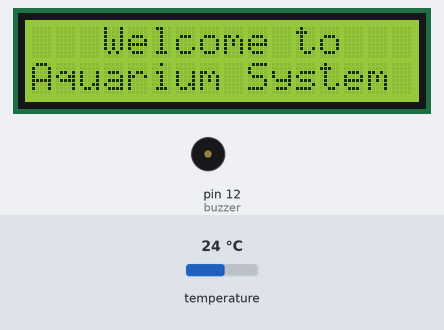
This sketch was run on a simulated Arduino Uno, built with avr-gcc and run on an emulated ATmega328P. Shown: 16×2 character LCD, buzzer (waves = sounding, pin HIGH). The test bench sets the inputs (shaded band); at power-on: temperature 24 °C. The modem accepts every AT command (registered, SIM ready, sends succeed) and sends nothing else; what the sketch prints to the serial monitor is not drawn.

Above: at 0.2 s.
At 3.3 s:
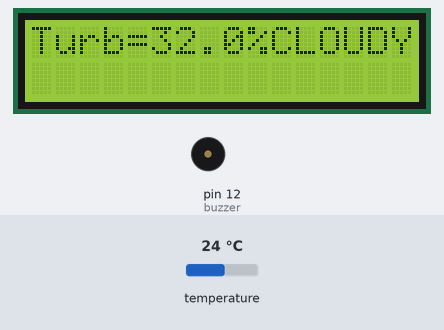
3.4 s: temperature set to 29.3 °C
At 6.6 s:
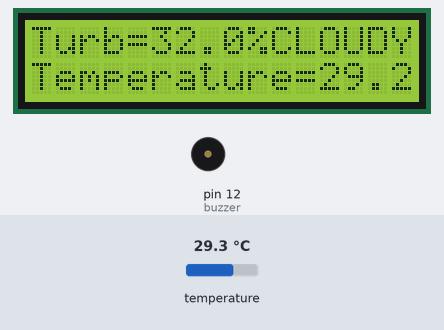
7.6 s: temperature set to 30.6 °C
Timing chart, 0 to 10.6 s (numbered marks = the images above; inputs shaded):
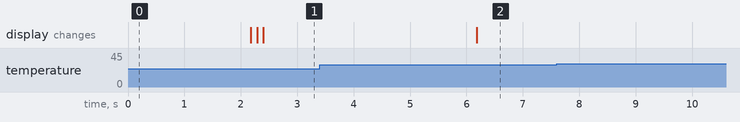

Measured:
- after the input at 3.4 s, the display: changes after 2.8 s (image 2)
- after the input at 7.6 s, every drawn part: stays the same

The sketch:

aquarium.ino
```cpp
#include <Wire.h>
#include <OneWire.h>
#include <DallasTemperature.h>
#include <LiquidCrystal_I2C.h>
#include <SoftwareSerial.h>
SoftwareSerial mySerial(5,4);
LiquidCrystal_I2C lcd(0x27, 16, 2);
int buzzer = 12;
int sensorPin = A3;
int ONE_WIRE_BUS=13;
float Temperature;
float Turbidity;
OneWire oneWire(ONE_WIRE_BUS);
DallasTemperature sensors(&oneWire);
void setup(void)
{
 Serial.begin(9600);
 mySerial.begin(115200);
 pinMode(buzzer,OUTPUT);
  lcd.init();
  lcd.begin(16, 2);
  lcd.backlight();
  lcd.setCursor(0, 0);
  lcd.print("   Welcome to      ");
  lcd.setCursor(0, 1);
  lcd.print("Aquarium System");
  delay(2000);
  lcd.clear();
  sensors.begin();
}
void loop(void) {
 int sensorValue = analogRead(sensorPin);
  Serial.println(sensorValue);
  Turbidity = map(sensorValue, 0, 750, 100, 0);
  Serial.println(Turbidity);

  delay(100);
  lcd.setCursor(0, 0);
  lcd.print("Turb=");
  lcd.print(Turbidity);
  lcd.setCursor(9, 0);
  lcd.print("%");


  delay(100);
  if (Turbidity >=0 && Turbidity < 20) {
    lcd.setCursor(10, 0);
    lcd.print(" CLEAR ");
    digitalWrite (buzzer,LOW ) ;
    Serial.println("Maji Masafi");
    delay(1000);
  }
  if ((Turbidity > 20) && (Turbidity < 50)) {
    digitalWrite (buzzer,LOW ) ;
    lcd.setCursor(10, 0);
    lcd.print("CLOUDY ");
    Serial.println("Maji Yana Ukungu");
      mySerial.println("AT");
  updateSerial();
  mySerial.println("AT+CMGF=1");
  updateSerial();
  mySerial.println("AT+CMGS=\"+255623970020\"");
  updateSerial();
  mySerial.print("Maji Yana Ukungu");
  updateSerial();
  mySerial.write(26);
    delay(1000);
  }
  if (Turbidity > 50 && Turbidity < 100 ) {
    digitalWrite (buzzer,HIGH );
    lcd.setCursor(10, 0);
    lcd.print("DIRTY ");
    Serial.println("Maji Machafu");
  mySerial.println("AT");
  updateSerial();
  mySerial.println("AT+CMGF=1");
  updateSerial();
  mySerial.println("AT+CMGS=\"+255623970020\"");
  updateSerial();
  mySerial.print("Maji Machafu"); //text content
  updateSerial();
  mySerial.write(26);
    delay(1000);
  }
    sensors.requestTemperatures();
  Temperature = sensors.getTempCByIndex(0);
  Serial.print(Temperature);
  Serial.println("ºC");
    lcd.setCursor(0, 1);
    lcd.print("Temperature=");
    lcd.print(Temperature);
    if(Temperature>30){
  mySerial.println("AT");
  updateSerial();
  mySerial.println("AT+CMGF=1");
  updateSerial();
  mySerial.println("AT+CMGS=\"+255623970020\"");
  updateSerial();
  mySerial.print("Temperature Ipo ");
  mySerial.print(Temperature);
   mySerial.print("ºC");
  updateSerial();
  mySerial.write(26);
  digitalWrite (buzzer,HIGH ) ;
      }
  delay(1000);
   if (mySerial.available())
    Serial.write(mySerial.read());
  mySerial.println("AT");
  delay(100);
  mySerial.println("AT+CPIN?");
  delay(100);
  mySerial.println("AT+CREG?");
  delay(100);
  mySerial.println("AT+CGATT?");
  delay(100);
mySerial.println("AT+CIPSHUT");
  delay(100);
  mySerial.println("AT+CIPSTATUS");
  delay(100);
  mySerial.println("AT+CIPMUX=0");
  delay(100);
  ShowSerialData();
  mySerial.println("AT+CSTT=\"tigoweb\"");//start task and setting the APN,
  delay(100);
  ShowSerialData();
  mySerial.println("AT+CIICR");//bring up wireless connection
  delay(100);
  ShowSerialData();
  mySerial.println("AT+CIFSR");//get local IP adress
  delay(100);

  ShowSerialData();
  mySerial.println("AT+CIPSPRT=0");
  delay(100);
  ShowSerialData();
  mySerial.println("AT+CIPSTART=\"TCP\",\"api.thingspeak.com\",\"80\"");//start up the connection
  delay(100);
  ShowSerialData();
  mySerial.println("AT+CIPSEND");//begin send data to remote server
  delay(100);
  ShowSerialData();
  String str="GET https://api.thingspeak.com/update?api_key=VI99DIRMX9KNZZSX&field1=" + String(Temperature) +"&field2="+String(Turbidity);
  Serial.println(str);
  mySerial.println(str);//begin send data to remote server
  delay(100);
  ShowSerialData();
  mySerial.println((char)26);//sending
  delay(100);//waitting for reply, important! the time is base on the condition of internet
  mySerial.println();
  ShowSerialData();
  mySerial.println("AT+CIPSHUT");//close the connection
  delay(100);
  ShowSerialData();
  toCloud();
}
void updateSerial(){
  delay(500);
  while (Serial.available()) {
    mySerial.write(Serial.read());
  }
  while(mySerial.available()) {
    Serial.write(mySerial.read());
  }
}
void ShowSerialData()
{
  while(mySerial.available()!=0)
  Serial.write(mySerial.read());
  delay(100);
}
void toCloud()
{

   // initialize http service
   mySerial.println("AT+HTTPINIT");
   delay(2000);
   toSerial();

   // set the HTTP session
  mySerial.println("AT+HTTPSSL=1");
  delay(2000);
  toSerial();


   // set the HTTP session
  mySerial.println("AT+HTTPPARA=\"CID\",1");
  delay(2000);
  toSerial();

   // set http param value
  mySerial.print("AT+HTTPPARA=\"URL\",\"");
   mySerial.print("&Temperature=");
   mySerial.print(Temperature);
   mySerial.print("&Turbidity=");
  mySerial.print(Turbidity);


 mySerial.println("\"");
   delay(2000);
   toSerial();

   // set http action type 0 = GET, 1 = POST, 2 = HEAD
   mySerial.println("AT+HTTPACTION=0");
   delay(6000);
   toSerial();


    // read server response
mySerial.println("AT+HTTPREAD");
   delay(6000);
   toSerial();

   mySerial.println("");
  mySerial.println("AT+HTTPTERM");
   toSerial();
   delay(3000);

   mySerial.println("");
   delay(10000);

}
void toSerial()
{
  while(mySerial.available()!=0)
  Serial.write(mySerial.read());
  delay(5000);

}
```
